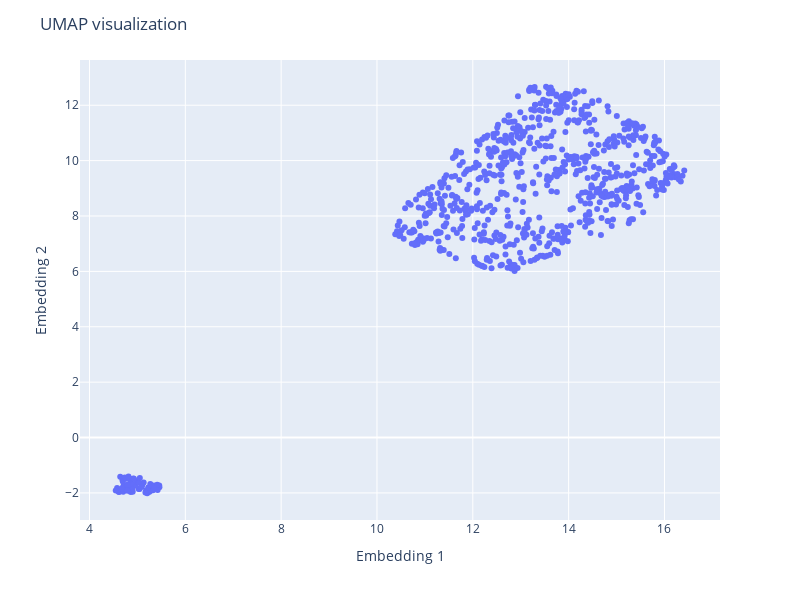

Notebook code cell kept with this figure:
### Markdown cell above
É visível a partir do seguinte gráfico a separação distinta de dois clusters, muito bem definidos e isolado.

### Code cell
fig = px.scatter(df_umap, x=df_umap['Embedding 1'], y=df_umap['Embedding 2'], width=800, height=600)
fig.update_layout(
    title="UMAP visualization",
    xaxis_title="Embedding 1",
    yaxis_title="Embedding 2",
)
fig.show()

### Figure 1 — Plotly figure (JSON) as saved in the notebook; plotly's stock layout.template omitted (floating-point values rounded to 4 significant figures; data arrays with more than 128 entries replaced by an {"elided": "..."} marker saying what was removed)
{"data": [{"hovertemplate": "Embedding 1=%{x}<br>Embedding 2=%{y}<extra></extra>", "legendgroup": "", "marker": {"color": "#636efa", "symbol": "circle"}, "mode": "markers", "name": "", "orientation": "v", "showlegend": false, "type": "scatter", "x": {"elided": "800 float values"}, "xaxis": "x", "y": {"elided": "800 float values"}, "yaxis": "y"}], "layout": {"height": 600, "legend": {"tracegroupgap": 0}, "margin": {"t": 60}, "title": {"text": "UMAP visualization"}, "width": 800, "xaxis": {"anchor": "y", "domain": [0, 1], "title": {"text": "Embedding 1"}}, "yaxis": {"anchor": "x", "domain": [0, 1], "title": {"text": "Embedding 2"}}}}
